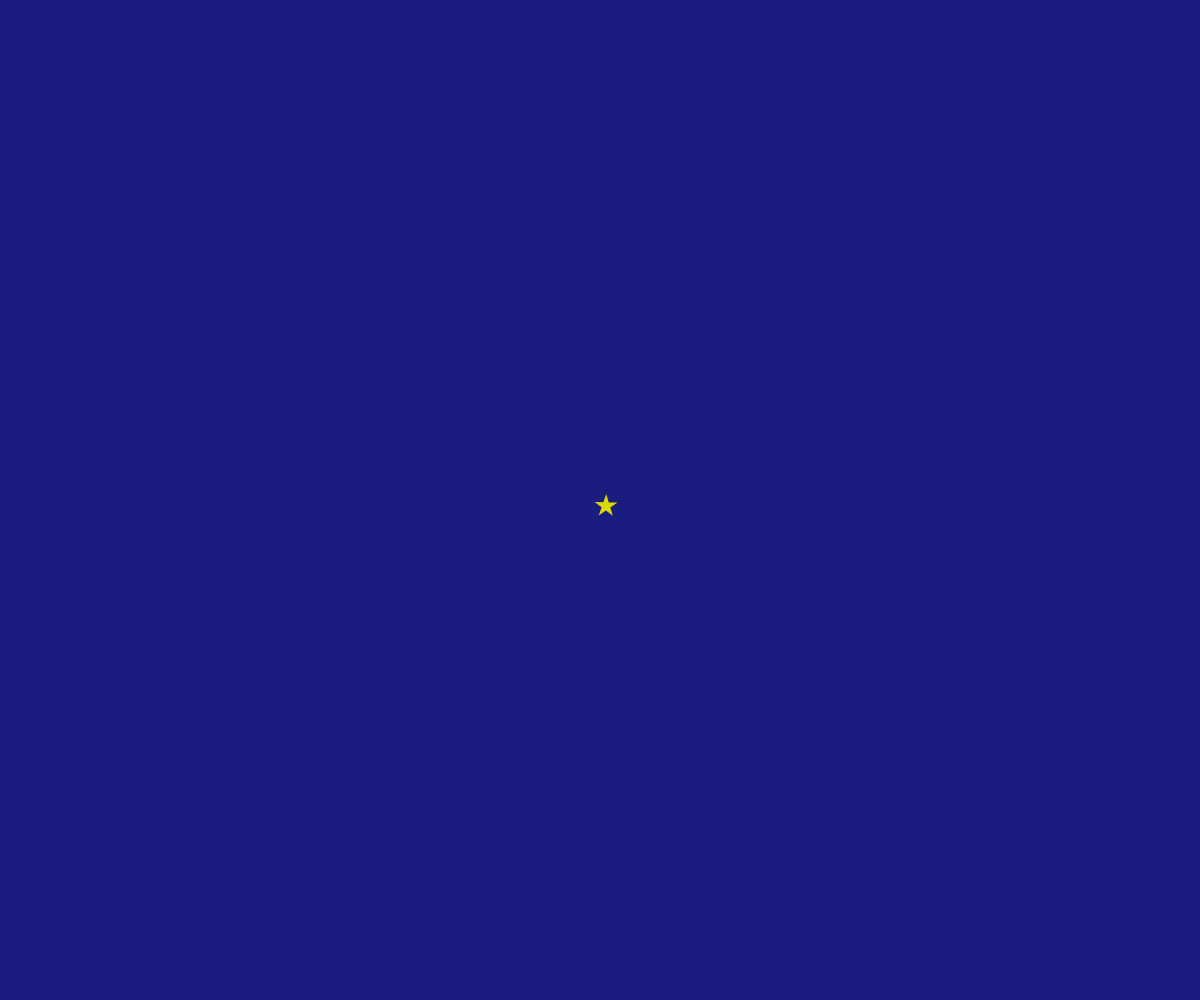
Frame 1 (no input)
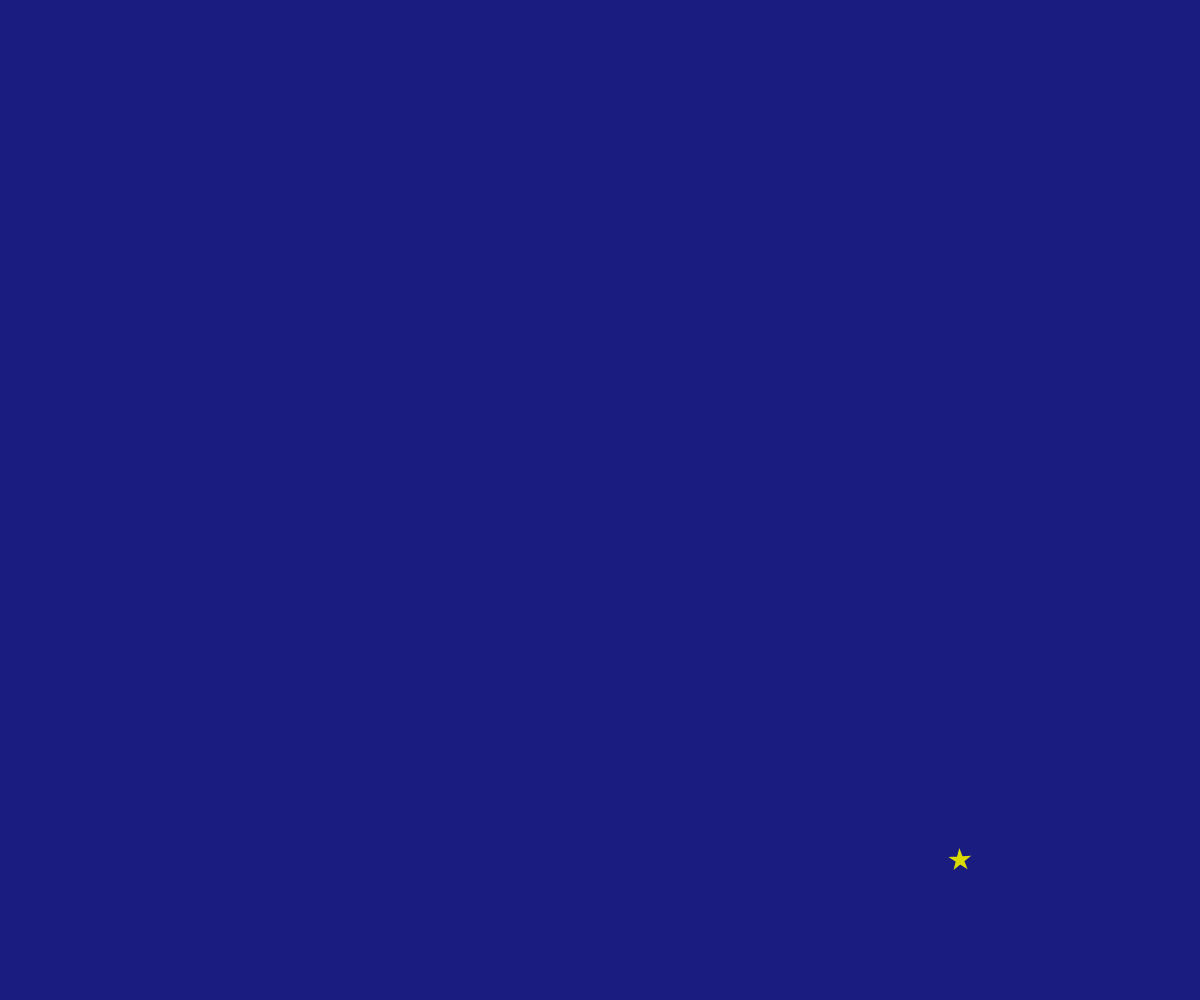
Frame 60 (no input)
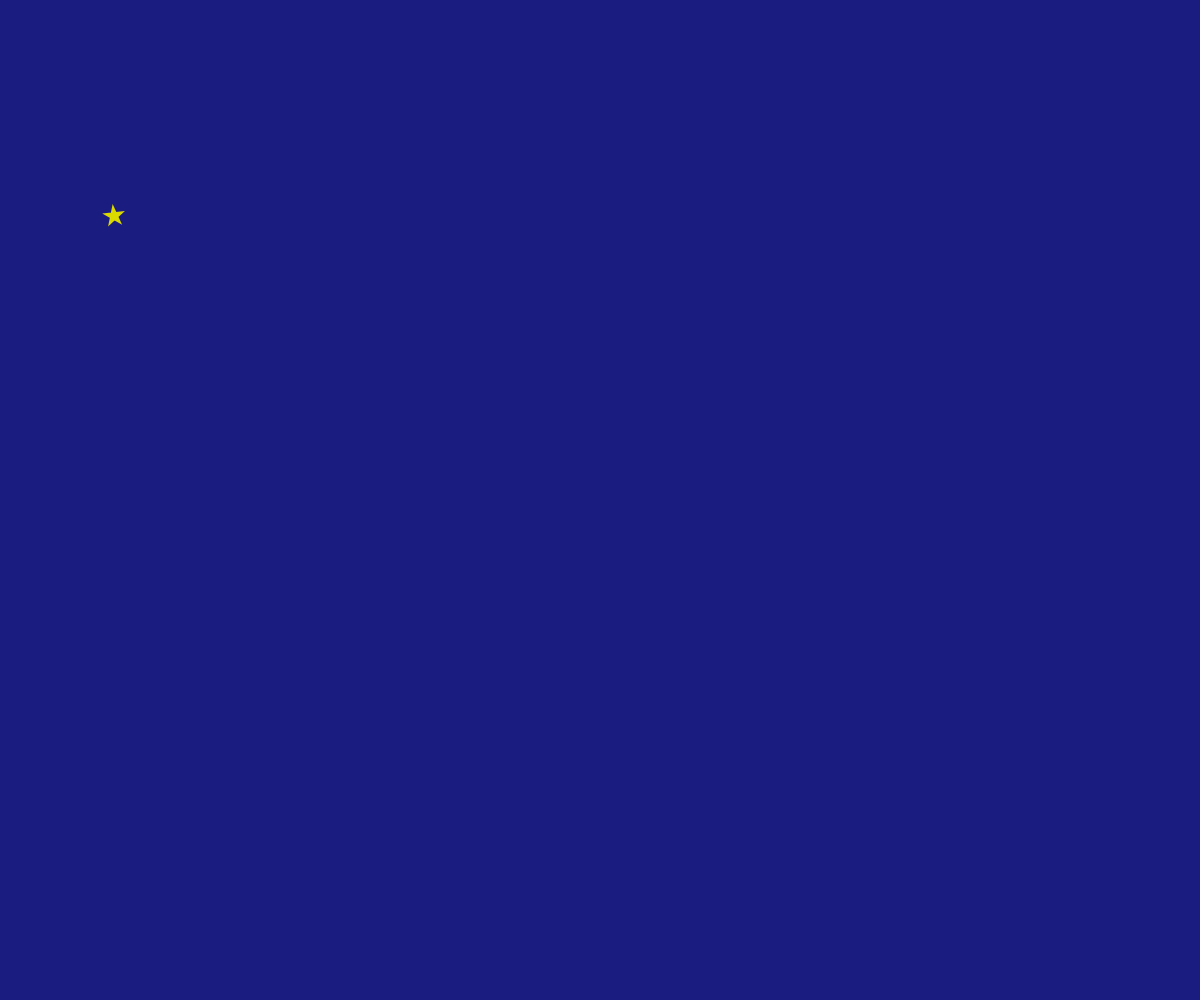
Frame 120 (the mouse pressed at the canvas centre since frame 60)

The p5.js sketch that drew these frames (run headless with seeded random() and noise() and a simulated clock; from frame 60 on, the mouse is pressed at the canvas centre):

// p5.js sketch
// ── sketch.js
// テキスト「アニメーション」
let x, y, vx, vy,angle;

function setup(){
  createCanvas(windowWidth, windowHeight);
  x = width / 2;
  y = height / 2;
  vx = 6;
  vy = 6;
  angle = 0
}

function draw(){
  background(27, 28, 128);
  // BLANK[2] (hint: 作った star 関数を使います)
  fill(218,218,0);
  noStroke();
   x += vx
   y += vy
  angle += 0.01;
translate(x,y);
  rotate(angle);
  star(0,0,width/100,angle);


  // 端の処理パターン (1) 反対側から出てくる
  if(x > width){ x = 0; }
  else if(x < 0){ x = width; }
  if(y > height){ y = 0; }
  if(y < 0){ y = height; }
}

function star(cx, cy, r,angle){
  beginShape();
  for(var i = 0; i < 20; i++){
    var theta = TWO_PI * i * 2 / 5 - HALF_PI + angle;
    // BLANK[1] (hint: angle 分だけ星を回転させるには？)
    var x = cx + cos(theta) * r;
    var y = cy + sin(theta) * r;
    vertex(x,y);
  }
  endShape(CLOSE);
}

function windowResized(){
  resizeCanvas(windowWidth, windowHeight);
}
